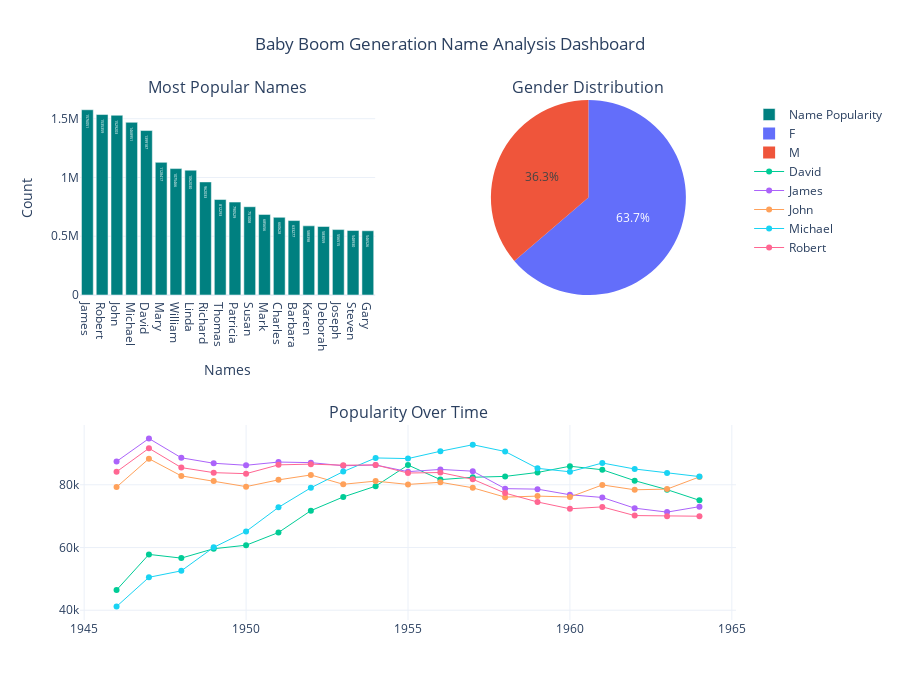

Notebook code cell kept with this figure:
### Markdown cell above
## The Baby Boom Generation (1946 - 1964)

### Code cell
# Filter the DataFrame for The Baby Boom Generation years
df_baby_boom_generation = df_baby_names[["Name", "Year", "Gender", "Count"]][
    (df_baby_names.Year >= 1946) & (df_baby_names.Year <= 1964)
]

# Group by "Name" and "Gender" to calculate the total count for each gender
grouped = df_baby_boom_generation.groupby(["Name", "Gender"], as_index=False).agg({"Count": "sum"})

# Find the most popular gender for each name
most_popular_gender = (
    grouped.loc[grouped.groupby("Name")["Count"].idxmax()]  
    .rename(columns={"Count": "MaxGenderCount"})            
    [["Name", "Gender"]]                                    
)

# Merge the most popular gender back into the original DataFrame
df_baby_boom_generation = (
    df_baby_boom_generation.groupby("Name", as_index=False)
    .agg({
        "Year": "min",         
        "Count": "sum"         
    })
    .merge(most_popular_gender, on="Name", how="left")     
)

# Sort by Count in descending order
df_baby_boom_generation = df_baby_boom_generation.sort_values(by="Count", ascending=False)

bar_chart = go.Bar(
    x=df_baby_boom_generation.iloc[:20]["Name"],
    y=df_baby_boom_generation.iloc[:20]["Count"],
    text=df_baby_boom_generation["Count"],
    textposition='auto',
    name="Name Popularity",
    marker=dict(color='teal')
)

gender_distribution = df_baby_boom_generation["Gender"].value_counts()
pie_chart = go.Pie(
    labels=gender_distribution.index,
    values=gender_distribution.values,
    name="Gender Distribution"
)

# Retrieves the 5 most popular names for the Generation
df_line_chart_name = df_baby_boom_generation.iloc[:5][["Name", "Gender"]] 

# Return only the names in the previous dataset from the original dataset
df_filtered = df_baby_names[df_baby_names["Name"].isin(df_line_chart_name["Name"])] 

# Filter the filtered dataset to only return the years between 1946 and 1964 
df_filtered = df_filtered[(df_filtered["Year"] >= 1946) & (df_filtered["Year"] <= 1964)]

# Return all the fields Name, Year, Count, Gender
df_line_chart = df_filtered[["Name", "Year", "Count", "Gender"]] 

# Merge the previous df_line_chart_name with df_line_chart to return the right names with most popular gender by years in the generation
df_line_chart_actual = pd.merge(df_line_chart, df_line_chart_name, on=['Name', 'Gender'], how='inner')

line_chart = go.Figure()

# Group by "Name" and iterate through the groups directly
for name, group in df_line_chart_actual.groupby("Name"):
    line_chart.add_trace(go.Scatter(
        x=group["Year"],
        y=group["Count"],
        mode='lines+markers',
        name=name,  
        line=dict(width=1),
        marker=dict(size=6),
        text=group["Name"] 
    ))

# Update Layout for Better Visualization
line_chart.update_layout(
    title="Popularity of Names Over Time",
    xaxis_title="Year",
    yaxis_title="Count",
    template="plotly_white",
    showlegend=True,
)

# Subplot Layout
fig = make_subplots(
    rows=2, cols=2,
    specs=[[{"type": "bar"}, {"type": "pie"}], [{"type": "scatter", "colspan": 2}, None]],
    subplot_titles=("Most Popular Names", "Gender Distribution", "Popularity Over Time")
)

# Add the Bar Chart and Pie Chart to the Subplot
fig.add_trace(bar_chart, row=1, col=1)
fig.add_trace(pie_chart, row=1, col=2)

# Add the scatter plot from the line_chart to the subplot
for trace in line_chart.data:
    fig.add_trace(trace, row=2, col=1)

# Update Layout for Better Visualization
fig.update_layout(
    title_text="Baby Boom Generation Name Analysis Dashboard",
    title_x=0.5,
    height=700,
    showlegend=True,
    template="plotly_white",
    xaxis_title="Names",
    yaxis_title="Count"
)
# Display the Dashboard
fig.show()

### Figure 1 — Plotly figure (JSON) as saved in the notebook; plotly's stock layout.template omitted (floating-point values rounded to 4 significant figures; data arrays with more than 128 entries replaced by an {"elided": "..."} marker saying what was removed)
{"data": [{"marker": {"color": "teal"}, "name": "Name Popularity", "text": {"elided": "20695 int values"}, "textposition": "auto", "type": "bar", "x": ["James", "Robert", "John", "Michael", "David", "Mary", "William", "Linda", "Richard", "Thomas", "Patricia", "Susan", "Mark", "Charles", "Barbara", "Karen", "Deborah", "Joseph", "Steven", "Gary"], "xaxis": "x", "y": [1576051, 1535359, 1529203, 1468951, 1399187, 1128417, 1075466, 1062030, 962033, 812293, 790529, 751008, 685656, 660628, 633277, 588398, 583059, 556515, 548930, 546526], "yaxis": "y"}, {"domain": {"x": [0.55, 1], "y": [0.625, 1]}, "labels": ["F", "M"], "name": "Gender Distribution", "type": "pie", "values": [13189, 7506]}, {"line": {"width": 1}, "marker": {"size": 6}, "mode": "lines+markers", "name": "David", "text": ["David", "David", "David", "David", "David", "David", "David", "David", "David", "David", "David", "David", "David", "David", "David", "David", "David", "David", "David"], "type": "scatter", "x": [1946, 1947, 1948, 1949, 1950, 1951, 1952, 1953, 1954, 1955, 1956, 1957, 1958, 1959, 1960, 1961, 1962, 1963, 1964], "xaxis": "x2", "y": [46445, 57806, 56622, 59612, 60728, 64788, 71755, 76119, 79563, 86300, 81648, 82402, 82676, 83932, 85921, 84795, 81318, 78450, 75041], "yaxis": "y2"}, {"line": {"width": 1}, "marker": {"size": 6}, "mode": "lines+markers", "name": "James", "text": ["James", "James", "James", "James", "James", "James", "James", "James", "James", "James", "James", "James", "James", "James", "James", "James", "James", "James", "James"], "type": "scatter", "x": [1946, 1947, 1948, 1949, 1950, 1951, 1952, 1953, 1954, 1955, 1956, 1957, 1958, 1959, 1960, 1961, 1962, 1963, 1964], "xaxis": "x2", "y": [87438, 94761, 88604, 86858, 86225, 87252, 87065, 86074, 86307, 84183, 84900, 84341, 78769, 78615, 76815, 75957, 72545, 71291, 73027], "yaxis": "y2"}, {"line": {"width": 1}, "marker": {"size": 6}, "mode": "lines+markers", "name": "John", "text": ["John", "John", "John", "John", "John", "John", "John", "John", "John", "John", "John", "John", "John", "John", "John", "John", "John", "John", "John"], "type": "scatter", "x": [1946, 1947, 1948, 1949, 1950, 1951, 1952, 1953, 1954, 1955, 1956, 1957, 1958, 1959, 1960, 1961, 1962, 1963, 1964], "xaxis": "x2", "y": [79262, 88320, 82835, 81175, 79415, 81570, 83136, 80168, 81174, 80120, 80803, 79036, 76060, 76400, 76099, 79951, 78413, 78622, 82517], "yaxis": "y2"}, {"line": {"width": 1}, "marker": {"size": 6}, "mode": "lines+markers", "name": "Michael", "text": ["Michael", "Michael", "Michael", "Michael", "Michael", "Michael", "Michael", "Michael", "Michael", "Michael", "Michael", "Michael", "Michael", "Michael", "Michael", "Michael", "Michael", "Michael", "Michael"], "type": "scatter", "x": [1946, 1947, 1948, 1949, 1950, 1951, 1952, 1953, 1954, 1955, 1956, 1957, 1958, 1959, 1960, 1961, 1962, 1963, 1964], "xaxis": "x2", "y": [41192, 50502, 52566, 60046, 65137, 72803, 79038, 84201, 88563, 88355, 90693, 92777, 90614, 85249, 84153, 86950, 85035, 83772, 82617], "yaxis": "y2"}, {"line": {"width": 1}, "marker": {"size": 6}, "mode": "lines+markers", "name": "Robert", "text": ["Robert", "Robert", "Robert", "Robert", "Robert", "Robert", "Robert", "Robert", "Robert", "Robert", "Robert", "Robert", "Robert", "Robert", "Robert", "Robert", "Robert", "Robert", "Robert"], "type": "scatter", "x": [1946, 1947, 1948, 1949, 1950, 1951, 1952, 1953, 1954, 1955, 1956, 1957, 1958, 1959, 1960, 1961, 1962, 1963, 1964], "xaxis": "x2", "y": [84140, 91654, 85475, 83873, 83545, 86356, 86588, 86246, 86332, 83750, 83914, 81770, 77345, 74518, 72347, 72950, 70187, 70002, 69983], "yaxis": "y2"}], "layout": {"annotations": [{"font": {"size": 16}, "showarrow": false, "text": "Most Popular Names", "x": 0.225, "xanchor": "center", "xref": "paper", "y": 1, "yanchor": "bottom", "yref": "paper"}, {"font": {"size": 16}, "showarrow": false, "text": "Gender Distribution", "x": 0.775, "xanchor": "center", "xref": "paper", "y": 1, "yanchor": "bottom", "yref": "paper"}, {"font": {"size": 16}, "showarrow": false, "text": "Popularity Over Time", "x": 0.5, "xanchor": "center", "xref": "paper", "y": 0.375, "yanchor": "bottom", "yref": "paper"}], "height": 700, "showlegend": true, "title": {"text": "Baby Boom Generation Name Analysis Dashboard", "x": 0.5}, "xaxis": {"anchor": "y", "domain": [0, 0.45], "title": {"text": "Names"}}, "xaxis2": {"anchor": "y2", "domain": [0, 1]}, "yaxis": {"anchor": "x", "domain": [0.625, 1], "title": {"text": "Count"}}, "yaxis2": {"anchor": "x2", "domain": [0, 0.375]}}}
